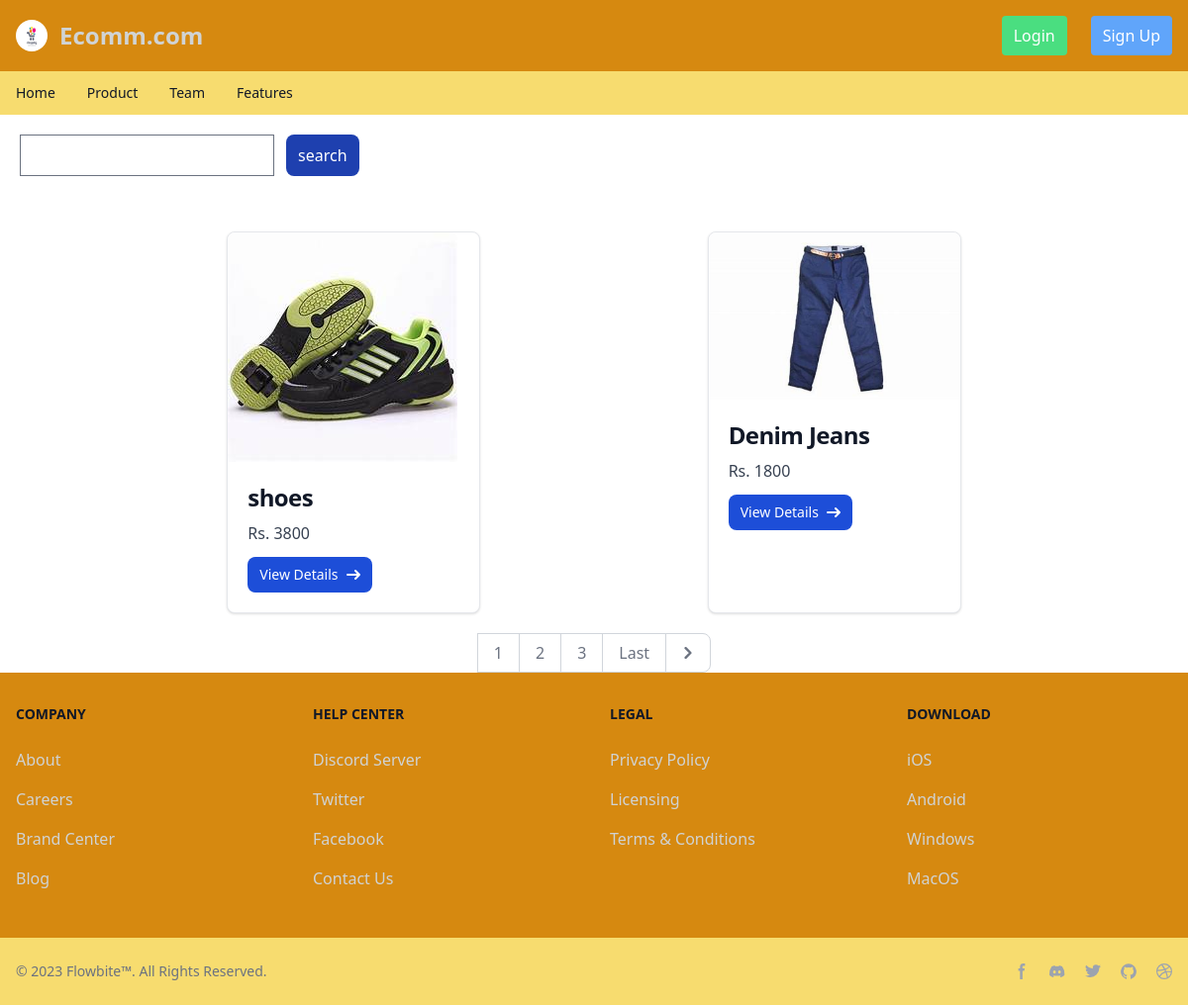
/productpage/, run on the app's committed database.
### product/models.py (models this page shows, shortened)
class Product(models.Model):
    product_name = models.CharField(max_length=200)
    product_price = models.IntegerField()
    quantity = models.FloatField()
    description = models.TextField()
    image = models.FileField(upload_to='static/uploads',null=True)
    category = models.ForeignKey(Category, on_delete=models.CASCADE, null=True)

### users/views.py (the view)
# urls.py: path('productpage/', views.productpage, name='productpage'),
def productpage(request):
    user = request.user.id
    product = Product.objects.all().order_by('-id')
    paginator=Paginator(product,2)
    page_number= request.GET.get('page')
    page_obj=paginator.get_page(page_number)
    totalpage=page_obj.paginator.num_pages
    item = Cart.objects.filter(User=user)
    product_filter = ProductFilter(request.GET, queryset=product)
    product_final = product_filter.qs
    context = {
        'product':page_obj,
        'lastpage':totalpage,
        'tl':[n+1 for n in range(totalpage)],
        'product_filter':product_filter,
        'items':item
    }
    return render(request, 'users/products.html', context)

### users/templates/users/products.html (shortened to what this page needs)
{% extends "layouttail.html"%}
{% block main_content %}
<div class="flex justify-start ms-5 my-5">
    <form action="" method="GET">
        <div class="flex flex-wrap">
            {{product_filter.form}}
            <input type="submit" value="search" class="bg-blue-800 text-white rounded-lg px-3 ms-3">
        </div>
    </form>
</div>
<div class="flex justify-evenly flex-wrap">
{% for p in product %}
<div class="w-64 bg-white border border-gray-200 my-5 rounded-lg shadow dark:bg-gray-800 dark:border-gray-700">
    <a href="#">
        <img class="rounded-t-lg" src="/{{p.image}}" alt="{{p.product_name}}" />
    </a>
    <div class="p-5">
        <a href="#">
            <h5 class="mb-2 text-2xl font-bold tracking-tight text-gray-900 dark:text-white">{{p.product_name}}</h5>
        </a>
        <p class="mb-3 font-normal text-gray-700 dark:text-gray-400">Rs. {{p.product_price}}</p>
        <a href="{% url 'productdetail' p.id%}" class="inline-flex items-center px-3 py-2 text-sm font-medium text-center text-white bg-blue-700 rounded-lg hover:bg-blue-800 focus:ring-4 focus:outline-none focus:ring-blue-300 dark:bg-blue-600 dark:hover:bg-blue-700 dark:focus:ring-blue-800">
            View Details
             <svg class="rtl:rotate-180 w-3.5 h-3.5 ms-2" aria-hidden="true" xmlns="http://www.w3.org/2000/svg" fill="none" viewBox="0 0 14 10">
                <path stroke="currentColor" stroke-linecap="round" stroke-linejoin="round" stroke-width="2" d="M1 5h12m0 0L9 1m4 4L9 9"/>
            </svg>
        </a>
    </div>
</div>
{% endfor %}
</div>
<div class=" flex justify-center ">
  <nav aria-label="Page navigation example">
      <ul class="flex items-center -space-x-px h-10 text-base">
        {% for n in tl %}
        <li>
          <a href="/productpage/?page={{n}}" class="flex items-center justify-center px-4 h-10 leading-tight text-gray-500 bg-white border border-gray-300 hover:bg-gray-100 hover:text-gray-700 dark:bg-gray-800 dark:border-gray-700 dark:text-gray-400 dark:hover:bg-gray-700 dark:hover:text-white">{{n}}</a>
        </li>
      {% endfor %}
        {% if product.has_next %}
        <li>
          <a href="/productpage/?page={{lastpage}}" class="flex items-center justify-center px-4 h-10 leading-tight text-gray-500 bg-white border border-gray-300 hover:bg-gray-100 hover:text-gray-700 dark:bg-gray-800 dark:border-gray-700 dark:text-gray-400 dark:hover:bg-gray-700 dark:hover:text-white">Last</a>
        </li>
        <li>
          <a href="/productpage/?page={{product.next_page_number}}" class="flex items-center justify-center px-4 h-10 leading-tight text-gray-500 bg-white border border-gray-300 rounded-e-lg hover:bg-gray-100 hover:text-gray-700 dark:bg-gray-800 dark:border-gray-700 dark:text-gray-400 dark:hover:bg-gray-700 dark:hover:text-white">
            <svg class="w-3 h-3 rtl:rotate-180" aria-hidden="true" xmlns="http://www.w3.org/2000/svg" fill="none" viewBox="0 0 6 10">
              <path stroke="currentColor" stroke-linecap="round" stroke-linejoin="round" stroke-width="2" d="m1 9 4-4-4-4"/>
            </svg>
          </a>
        </li>
        {% endif %}
      </ul>
    </nav>
</div>
{% endblock %}

### data on the page
Product: image (picture), product_name "shoes", product_price "3800"
Product: image (picture), product_name "Denim Jeans", product_price "1800"

### other printed values
{{ n }} "1" "2" "3"
